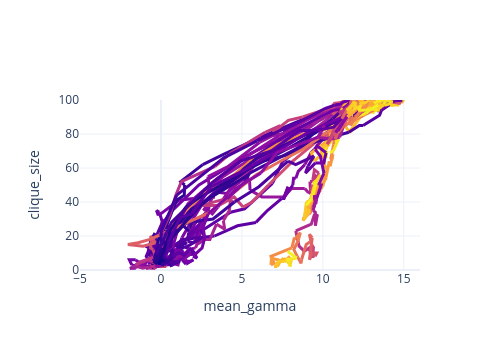

The cell this chart's notebook holds for it:
### Code cell
grad = cl.Grad(cl.StackPalette.load("plasma"), domain=[0, 200e6])
dashes = ['solid', 'dot', 'dash', 'longdash', 'dashdot', 'longdashdot']
fig = go.Figure()
for j, ((r,), group) in enumerate(
    graphdf.filter(
        pl.col("replica").is_in(set(high_gamma))
    ).group_by("replica")
):
    step = 2
    for i in range(0, group.height, step):
        rows = group[i:i + step + 1]
        time = rows[0, "wtime"]
        fig.add_trace(
            go.Scatter(
                x=rows["mean_gamma"],
                y=rows["clique_size"],
                line_color=grad(time),
                line_width=3,
                # opacity=0.5,
                line_dash="solid",
                mode="lines",
                hovertext=r
            )
        )
fig.update_layout(
    template="plotly_white",
    width=500,
    height=350,
    showlegend=False,
    yaxis_range=[0, 100],
    xaxis_range=[-5, 16],
    xaxis_title="mean_gamma",
    yaxis_title="clique_size"
)
io.save_plot(fig, "../plots/graph_evol_high_gamma")
